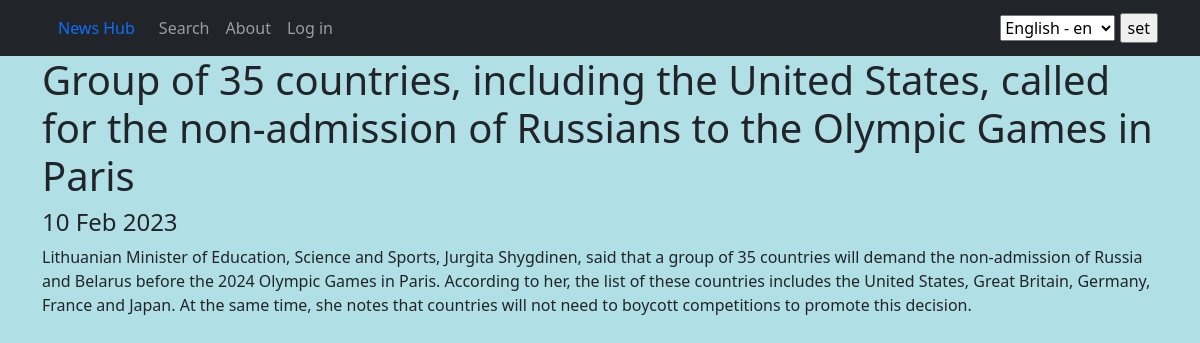
/15, run on the app's committed database.
### news/models.py (models this page shows, shortened)
class Post(models.Model):
    author = models.ForeignKey(Author, on_delete=models.CASCADE)
    type = models.CharField(max_length=1, choices=POST_TYPES)
    creation_date = models.DateTimeField(auto_now_add=True)
    category = models.ManyToManyField(Category, through='PostCategory')
    title = models.CharField(max_length=255)
    text = models.TextField()
    _rating = models.IntegerField(default=0, db_column='rating')

### news/views.py (the view)
# urls.py: path('<int:pk>', PostDetail.as_view()),
class PostDetail(DetailView):
    model = Post
    template_name = 'post.html'
    context_object_name = 'post'
    def get_object(self, *args, **kwargs):
        obj = cache.get(f'post-{self.kwargs["pk"]}', None)
        if not obj:
            obj = super().get_object(queryset=self.queryset)
            cache.set(f'post-{self.kwargs["pk"]}', obj)
        return obj

### news/templatetags/custom_filters.py (called while the page is built)
@register.filter()
def censor(value, word):
    if isinstance(value, str):
        censored = word[0].lower() + '*' * (len(word) - 1)
        value = value.replace(word.lower(), censored)
        censored = censored.capitalize()
        value = value.replace(word.capitalize(), censored)
        return value
    else:
        raise TypeError('expected str')

### templates/post.html (shortened to what this page needs)
{% extends 'flatpages/default.html' %}
{% load custom_filters %}
{% block content %}
<h1>{{ post.title|censor:'нефть' }}</h1>
<h4>{{ post.creation_date|date:'d M Y' }}</h4>
<p>{{ post.text|censor:'нефть' }}</p>
{% endblock content %}

### data on the page
Post: title|censor "Group of 35 countries, including the United States, called for the non-admission of Russians to the Olympic Games in Paris", creation_date "10 Feb 2023", text|censor "Lithuanian Minister of Education, Science and Sports, Jurgita Shygdinen, said that a group of 35 countries will demand the non-admission of Russia and Belarus before the 2024 Olympic Games in Paris. According to her, the list of these countries includes the United States, Great Britain, Germany, France and Japan. At the same time, she notes that countries will not need to boycott competitions to promote this decision."

### other printed values
form field language "English - en"
